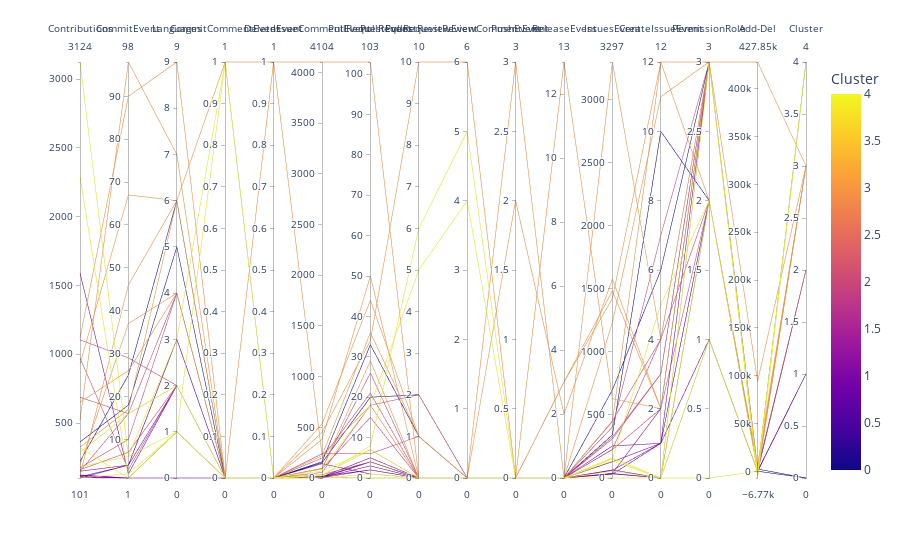

This figure's notebook cell:
### Markdown cell above
Параллельные координатные системы - это тип графика, который позволяет визуализировать многомерные данные, такие как результаты кластерного анализа. В параллельной координатной системе каждый признак представлен вертикальной осью, а значения признаков для каждого разработчика представлены линиями, соединяющими оси. Цвета или типы линий можно использовать для обозначения кластеров.

### Code cell
import plotly.express as px

fig = px.parallel_coordinates(cluster_data_df, color='Cluster', dimensions=cluster_data_df.columns)
fig.show()

### Figure 1 — Plotly figure (JSON) as saved in the notebook; plotly's stock layout.template omitted (floating-point values rounded to 4 significant figures)
{"data": [{"dimensions": [{"label": "Contributions", "values": [3124, 2289, 1591, 1120, 1105, 973, 931, 688, 652, 523, 363, 325, 320, 287, 222, 196, 182, 175, 161, 151, 150, 123, 123, 119, 110, 110, 103, 101, 101]}, {"label": "CommitEvent", "values": [6, 1, 2, 90, 29, 3, 67, 16, 26, 98, 18, 17, 1, 16, 25, 37, 6, 10, 7, 16, 4, 1, 46, 1, 1, 4, 1, 4, 2]}, {"label": "Languages", "values": [1, 1, 2, 9, 2, 2, 6, 4, 4, 7, 5, 6, 1, 2, 6, 4, 3, 4, 2, 2, 3, 1, 6, 0, 1, 3, 1, 2, 1]}, {"label": "CommitCommentEvent", "values": [0, 0, 0, 0, 0, 0, 0, 0, 0, 0, 0, 1, 1, 0, 0, 0, 1, 0, 0, 0, 0, 0, 0, 0, 0, 0, 0, 0, 0]}, {"label": "DeleteEvent", "values": [0, 0, 0, 0, 0, 0, 0, 0, 0, 1, 0, 1, 0, 0, 0, 0, 0, 0, 0, 0, 0, 0, 0, 0, 0, 0, 0, 0, 0]}, {"label": "IssueCommentEvent", "values": [21, 3, 4, 533, 95, 33, 380, 89, 450, 4104, 150, 227, 70, 88, 160, 91, 31, 55, 239, 196, 12, 4, 220, 12, 141, 5, 17, 2, 0]}, {"label": "PullRequestEvent", "values": [8, 0, 2, 44, 26, 4, 50, 15, 34, 103, 20, 18, 7, 18, 33, 29, 7, 18, 6, 21, 4, 0, 36, 5, 1, 3, 2, 4, 1]}, {"label": "PullRequestReviewEvent", "values": [6, 0, 0, 1, 0, 0, 0, 0, 10, 0, 2, 0, 0, 5, 1, 0, 0, 2, 1, 0, 0, 0, 1, 0, 0, 0, 0, 0, 0]}, {"label": "PullRequestReviewCommentEvent", "values": [5, 0, 0, 0, 0, 0, 0, 0, 6, 0, 0, 0, 0, 4, 0, 0, 0, 0, 0, 0, 0, 0, 0, 0, 0, 0, 0, 0, 0]}, {"label": "PushEvent", "values": [0, 0, 0, 0, 0, 0, 0, 0, 0, 3, 0, 0, 0, 0, 0, 0, 0, 0, 0, 0, 0, 0, 2, 0, 0, 0, 0, 0, 0]}, {"label": "ReleaseEvent", "values": [0, 0, 0, 3, 0, 0, 0, 0, 0, 0, 0, 3, 0, 0, 0, 13, 0, 0, 0, 0, 0, 0, 2, 0, 0, 0, 0, 0, 0]}, {"label": "IssuesEvent", "values": [54, 160, 129, 1422, 225, 324, 447, 310, 1232, 3297, 341, 1483, 153, 135, 699, 629, 151, 227, 404, 452, 30, 64, 1577, 36, 254, 61, 37, 33, 0]}, {"label": "CreateIssueEvent", "values": [0, 0, 1, 12, 2, 3, 12, 3, 11, 4, 10, 2, 5, 0, 6, 2, 0, 4, 7, 4, 1, 0, 2, 0, 1, 1, 2, 0, 0]}, {"label": "PermissionRole", "values": [3, 1, 2, 3, 2, 3, 2, 3, 3, 3, 2, 3, 2, 3, 3, 3, 2, 2, 3, 3, 2, 1, 3, 2, 3, 1, 3, 2, 0]}, {"label": "Add-Del", "values": [-6766, 154, 22, 427847, 2265, 1972, 6878, 380, 747, 94037, 322, 1056, 15, -3, 2537, -4472, 51, 80, 83, 1363, -10, 78, 108, 871, 2, 16, 13, 1, 209]}, {"label": "Cluster", "values": [4, 4, 1, 3, 2, 2, 3, 2, 3, 3, 0, 3, 4, 4, 0, 3, 4, 2, 2, 2, 1, 1, 3, 1, 1, 1, 1, 1, 4]}], "domain": {"x": [0, 1], "y": [0, 1]}, "line": {"color": [4, 4, 1, 3, 2, 2, 3, 2, 3, 3, 0, 3, 4, 4, 0, 3, 4, 2, 2, 2, 1, 1, 3, 1, 1, 1, 1, 1, 4], "coloraxis": "coloraxis"}, "name": "", "type": "parcoords"}], "layout": {"coloraxis": {"colorbar": {"title": {"text": "Cluster"}}, "colorscale": [[0, "#0d0887"], [0.1111, "#46039f"], [0.2222, "#7201a8"], [0.3333, "#9c179e"], [0.4444, "#bd3786"], [0.5556, "#d8576b"], [0.6667, "#ed7953"], [0.7778, "#fb9f3a"], [0.8889, "#fdca26"], [1, "#f0f921"]]}, "legend": {"tracegroupgap": 0}, "margin": {"t": 60}}}
